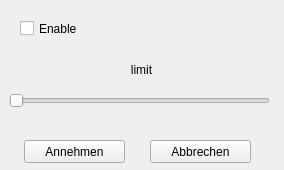
<?xml version="1.0" encoding="UTF-8"?>
<ui version="4.0">
 <class>QtConfig</class>
 <widget class="QWidget" name="QtConfig">
  <property name="geometry">
   <rect>
    <x>0</x>
    <y>0</y>
    <width>284</width>
    <height>170</height>
   </rect>
  </property>
  <property name="windowTitle">
   <string>Test Plugin</string>
  </property>
  <widget class="QPushButton" name="pushButton">
   <property name="geometry">
    <rect>
     <x>24</x>
     <y>140</y>
     <width>101</width>
     <height>23</height>
    </rect>
   </property>
   <property name="text">
    <string>Annehmen</string>
   </property>
   <property name="checkable">
    <bool>false</bool>
   </property>
  </widget>
  <widget class="QCheckBox" name="enableBox">
   <property name="geometry">
    <rect>
     <x>20</x>
     <y>20</y>
     <width>81</width>
     <height>17</height>
    </rect>
   </property>
   <property name="toolTip">
    <string>&lt;html&gt;&lt;head/&gt;&lt;body&gt;&lt;p&gt;&lt;span style=&quot; font-weight:600;&quot;&gt;shit&lt;/span&gt;&lt;/p&gt;&lt;/body&gt;&lt;/html&gt;</string>
   </property>
   <property name="toolTipDuration">
    <number>10</number>
   </property>
   <property name="text">
    <string>Enable</string>
   </property>
  </widget>
  <widget class="QPushButton" name="pushButton_2">
   <property name="geometry">
    <rect>
     <x>150</x>
     <y>140</y>
     <width>101</width>
     <height>23</height>
    </rect>
   </property>
   <property name="text">
    <string>Abbrechen</string>
   </property>
  </widget>
  <widget class="QSlider" name="limitSlider">
   <property name="geometry">
    <rect>
     <x>9</x>
     <y>90</y>
     <width>261</width>
     <height>22</height>
    </rect>
   </property>
   <property name="maximum">
    <number>20000</number>
   </property>
   <property name="singleStep">
    <number>200</number>
   </property>
   <property name="pageStep">
    <number>2000</number>
   </property>
   <property name="orientation">
    <enum>Qt::Horizontal</enum>
   </property>
  </widget>
  <widget class="QLabel" name="limitLabel">
   <property name="geometry">
    <rect>
     <x>16</x>
     <y>60</y>
     <width>251</width>
     <height>20</height>
    </rect>
   </property>
   <property name="text">
    <string>limit</string>
   </property>
   <property name="alignment">
    <set>Qt::AlignCenter</set>
   </property>
  </widget>
 </widget>
 <layoutdefault spacing="6" margin="11"/>
 <resources/>
 <connections>
  <connection>
   <sender>pushButton</sender>
   <signal>clicked()</signal>
   <receiver>QtConfig</receiver>
   <slot>saveToConfig()</slot>
   <hints>
    <hint type="sourcelabel">
     <x>197</x>
     <y>251</y>
    </hint>
    <hint type="destinationlabel">
     <x>199</x>
     <y>149</y>
    </hint>
   </hints>
  </connection>
  <connection>
   <sender>pushButton_2</sender>
   <signal>clicked()</signal>
   <receiver>QtConfig</receiver>
   <slot>close()</slot>
   <hints>
    <hint type="sourcelabel">
     <x>197</x>
     <y>151</y>
    </hint>
    <hint type="destinationlabel">
     <x>141</x>
     <y>102</y>
    </hint>
   </hints>
  </connection>
  <connection>
   <sender>pushButton</sender>
   <signal>clicked()</signal>
   <receiver>QtConfig</receiver>
   <slot>close()</slot>
   <hints>
    <hint type="sourcelabel">
     <x>87</x>
     <y>151</y>
    </hint>
    <hint type="destinationlabel">
     <x>141</x>
     <y>102</y>
    </hint>
   </hints>
  </connection>
  <connection>
   <sender>limitSlider</sender>
   <signal>valueChanged(int)</signal>
   <receiver>QtConfig</receiver>
   <slot>updateLimitLabel(int)</slot>
   <hints>
    <hint type="sourcelabel">
     <x>139</x>
     <y>100</y>
    </hint>
    <hint type="destinationlabel">
     <x>141</x>
     <y>84</y>
    </hint>
   </hints>
  </connection>
 </connections>
 <slots>
  <slot>saveToConfig()</slot>
  <slot>updateLimitLabel(int)</slot>
 </slots>
</ui>
